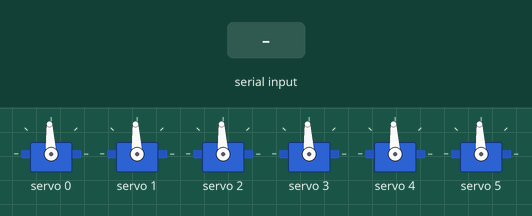
Bench run of a sketch on a simulated Arduino Uno, built with avr-gcc and run on an emulated ATmega328P. Parts: 6 × servo. The inputs (shaded band) are chosen by the test bench.

Above: at 1.2 s.
1.3 s: "1" received over Serial
At 1.7 s:
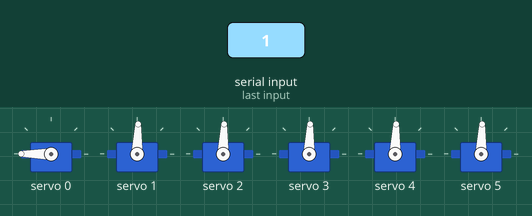
Timing chart, 0 to 4.3 s (numbered marks = the images above; inputs shaded):
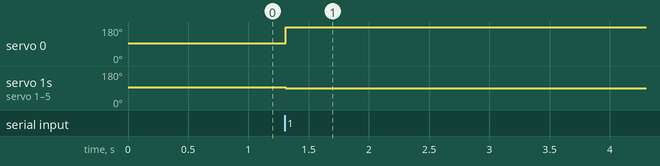

Measured:
- after the input at 1.3 s, servo 0: 93° → 180° at once; servo 1–5: 93° → 88° at once

The sketch:

handSketch.ino
```cpp
#include "HCPCA9685.h"
#define I2CAdd 0x40
HCPCA9685 HCPCA9685(I2CAdd);
int length2servVal(int length) { //преобразование мм в минимальную длину импульса привода
  int lenMin = 0;
  int lenMax = 20;
  int servoMin = 205;
  int servoMax = 405;
  int value = (length - lenMin) * (servoMax - servoMin) / (lenMax - lenMin) + servoMin;
  return value;
}
char receivedData[6] = {0};
int numOfRecievedData = 0;
void setup() {
  Serial.begin(9600);
  HCPCA9685.Init(SERVO_MODE);
  HCPCA9685.Sleep(false);
  int initPos = length2servVal(20);
  HCPCA9685.Servo(0, initPos);//установка схвата в стартовое положение
  HCPCA9685.Servo(1, initPos); //кисть раскрыта
  HCPCA9685.Servo(2, initPos);
  HCPCA9685.Servo(3, initPos);
  HCPCA9685.Servo(4, initPos);
  HCPCA9685.Servo(5, initPos);
}
void loop() {
  if(Serial.available()) { //если данные пришли
    while(numOfRecievedData < 6) {
      receivedData[numOfRecievedData] = Serial.read(); //считываем данные
      numOfRecievedData++;
    }
  if (numOfRecievedData > 4) numOfRecievedData = 0;
  }
  for(int i = 0; i < 6; i++) {
    HCPCA9685.Servo(i, length2servVal(receivedData[i]));//передаем данные приводам
  }
}
```
